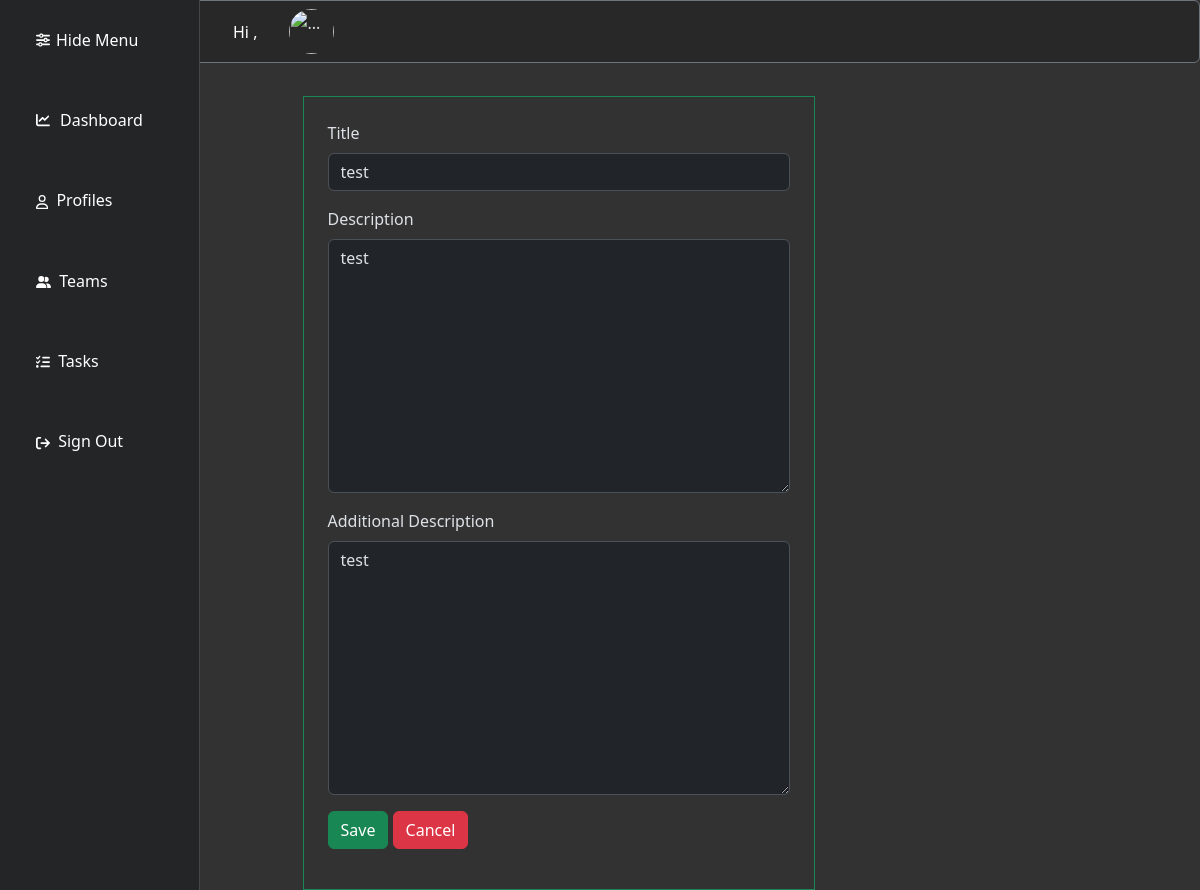
Page /edit-task/2 (signed in) on the committed database.
### tasks/models.py (models this page shows, shortened)
class Task(models.Model):
    title = models.CharField(max_length=50)
    description = models.TextField(max_length=350)
    additional_description = models.TextField(max_length=350,blank=True,null=True)
    created_at = models.DateTimeField(auto_now_add=True)
    completed = models.BooleanField(default=False)

### tasks/views.py (the view)
# urls.py: path('edit-task/<int:ID>',tasks_view.Edit_Task,name='edit_task'),
@login_required
def Edit_Task(request,ID):
    task_id = Task.objects.get(id=ID)
    form = EditTaskForm(instance=task_id)
    if request.method == "POST":
        form = EditTaskForm(request.POST,instance=task_id)
        if form.is_valid():
            form.save()
            return redirect("tasks")
    context = {"edit_task_form":form,"task_data":task_id}
    return render(request,"code/edit_task.html",context)

### tasks/forms.py
class EditTaskForm(forms.ModelForm):
    class Meta:
        model = Task
        fields = ["title", "description","additional_description"]
        labels = {'title': "Title", "content": "Content","additional_description":"Additional Description"}

### tasks/templates/code/edit_task.html (shortened to what this page needs)
{% extends 'code/base.html' %}{% block content %}{% load widget_tweaks %}
<div class="container-sm mt-5 p-4 border border-success" style="width: 32rem">
  <form method="POST" class="form-group">
    <div class="mb-3">
      <label for="title" class="form-label">Title</label>
      {% render_field edit_task_form.title type="text" id="title" value=task_data.title class="form-control" %}
    </div>
    <div class="mb-3">
      <label for="{{edit_task_form.id}}" class="form-label">Description</label>
      {% render_field edit_task_form.description type="text" id=edit_task_form.id placeholder=task_data.description class="form-control" %}
    </div>
    <div class="mb-3">
      <label for="{{edit_task_form.id}}" class="form-label">Additional Description</label>
      {% render_field edit_task_form.additional_description type="text" id=edit_task_form.id placeholder=task_data.additional_description class="form-control" %}
    </div>
    <button class="btn btn-success" id="liveAlertPlaceholder" type="submit" name="test" value="test" >Save</button>
    <a class="btn btn-danger" href='/tasks' type="submit">Cancel</a>
  </form>
</div>
{% endblock content %}

### rows in the picture
Task: title "test", description "test", additional_description "test"
